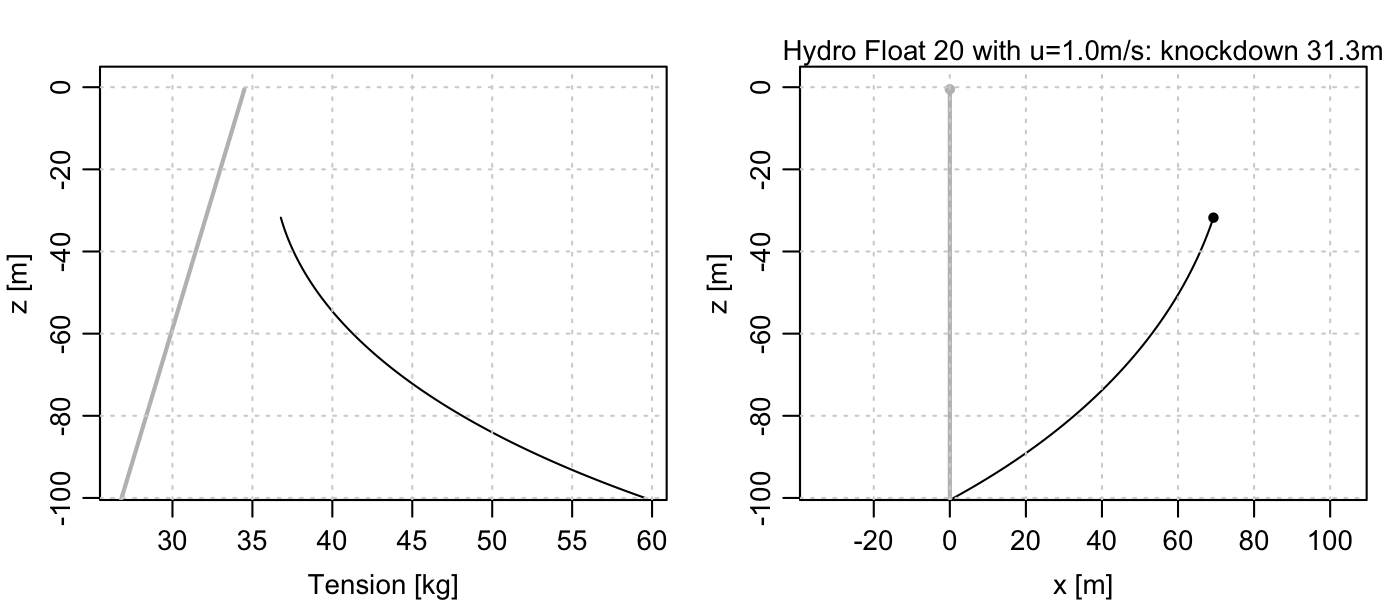

Write R code to recreate this figure.
# name                     radius_m buoyancy_kg   CD  notes
# "Mooring Systems SF-30"  0.381            149   0.5 "buoyancy for 300m"
#
# name                                   radius_m  strength_kg  kgPerMetre CD  notes
# "3/8-inch wire cable"                 0.0047625           NA          NA 1.2 ""
# "Mooring Systems 3X19 3/16\""         0.00325           1814      0.0772 1.2 "https://www.mooringsystems.com/rope.htm"
# ...
# "Hydro Float 20"         0.254            34.5  0.5 ""

u <- 1.00                                # current [m/s]

#float <- "Mooring Systems SF-30"
float <- "Hydro Float 20"
if (float == "Mooring Systems SF-30") {
    # Float "Mooring Systems SF-30"
    dzfloat <- 0.5                         # a guess
    Rfloat <- 0.381                        # radius [m]
    Afloat <- pi * Rfloat^2                # float area
    Bfloat <- 149                          # buoyancy [kg]
} else if (float == "Hydro Float 20") {
    # Float "Hydro Float 20"
    dzfloat <- 0.5                         # a guess
    Rfloat <- 0.254                        # radius [m]
    Afloat <- pi * Rfloat^2                # float area
    Bfloat <- 34.5                         # buoyancy [kg]
} else {
    stop("unknown float")
}

# Cable "Mooring Systems 3x19 3/16"
dzcable <- 1                           # 1-metre chunks of cable
Rcable <- 0.00325                      # radius [m]
Acable <- 2 * dzcable * Rcable         # m^2/m
Bcable <- -0.0772                      # buoyancy [kg], per m
CD <- 1.2
g <- 9.8                               # m/s^2
rho <- 1027                            # kg/m^3 nominal


# Set up area vector for use in drag calculation
A <- c(Afloat, rep(Acable, 100))
# Set up buoyancy 'force', later multiply by g to get a force in Newtons
# FIXME: **This only works if the cable sections are 1m long.**
Bkg <- c(Bfloat, rep(Bcable, 100))
# Set up depth (not correct)
n <- length(A)
z <- -c(dzfloat, dzfloat + dzcable * seq(1, 100)) # [m] position of elements

# Drag force [N] ... later, can look up u for z.
D <- 0.5 * A * rho * CD * u^2
# Buoyancy force [N] ... later, could look up (small) changes for stratification
B <- g * Bkg

phi <- rep(NA, n)
T <- rep(NA, n)
phi[2] <- atan2(D[1], B[1]) # radians
T[2] <- sqrt(D[1]^2 + B[1]^2)
for (i in 3:n) {
    phi[i] <- atan2(D[i-1]+T[i-1]*sin(phi[i-1]), B[i-1]+T[i-1]*cos(phi[i-1]))
    T[i] <- sqrt((D[i-1]+T[i-1]*sin(phi[i-1]))^2+(B[i-1]+T[i-1]*cos(phi[i-1]))^2)
}
i <- 1:n


# \phi_2 &= \tan^{-1}\frac{D_1}{B_1}\cr
# T_2 &= \sqrt{D_1^2+B_1^2}
# \phi_i &= \tan^{-1}\frac{D_{i-1}+T_{i-1}\sin\phi_{i-1}}{B_{i-1}+T_{i-1}\cos\phi_{i-1}}\cr
# T_i &= \sqrt{(D_{i-1}+T_{i-1}\sin\phi_{i-1})^2+(B_{i-1}+T_{i-1}\cos\phi_{i-1})^2}

# I don't think L is quite right
L <- abs(diff(z)[1])
X <- rev(L * cumsum(rev(sin(phi))))
Z <- min(z, na.rm=TRUE) + rev(L * cumsum(rev(cos(phi))))

#if (!interactive()) png("example_01.png", width=7, height=3, pointsize=10, unit="in", res=200)
colStagnant <- "gray"
lwdStagnant <- 2
par(mfrow=c(1,2), mar=c(3,3,2,2), mgp=c(2,0.7,0))
ylim <- c(min(z, na.rm=TRUE), 5)
Tstagnant <- cumsum(B)
xlim <- range(c(T/g, Tstagnant/g), na.rm=TRUE)
plot(T/g, Z, xlim=xlim, ylim=ylim, type="l", yaxs="i", xlab="Tension [kg]", ylab="z [m]")
lines(Tstagnant/g, z, col=colStagnant, lwd=lwdStagnant)
grid()

plot(X, Z, ylim=ylim, asp=1, type="l", yaxs="i", xlab="x [m]", ylab="z [m]")
lines(c(0, 0), range(z, na.rm=TRUE), col=colStagnant, lwd=lwdStagnant)
points(0, max(z, na.rm=TRUE), pch=20, col="gray")
points(X[2], Z[2], pch=20)
knockdown <- max(z,na.rm=TRUE) - max(Z,na.rm=TRUE)
mtext(sprintf("%s with u=%.1fm/s", float, u), cex=par("cex"), line=0.25)
mtext(sprintf("Knockdown %.1fm ", knockdown), cex=par("cex"), line=-1.25)
grid()
#if (!interactive()) dev.off()

# "Mooring Systems SF-30" float with 100m of 3x19-3/16 cable below
# u [m/s]   knockdown [m]
# 0.5                0.38
# 1                  5.49
# 1.5               20.35
# 2                 39.42

# "Hydro Float 20" float with 100m of 3x19-3/16 cable below
# u [m/s]   knockdown [m]
# 0.5                4.10
# 1.0               31.26
# 1.5               57.98
# 2.0               73.78
